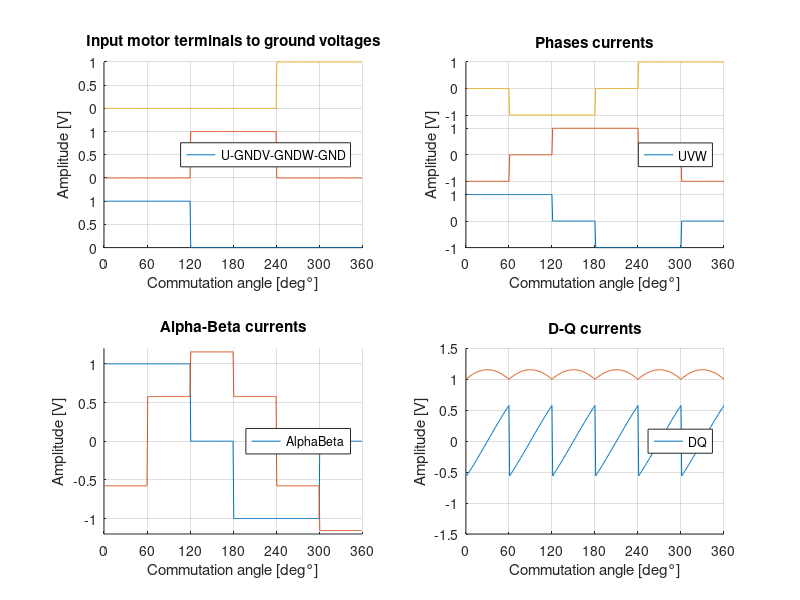

This figure's MATLAB source: (Note: this script raises an error after producing the figure.)
close all;
clear all;

ang = 1:1:360;

%    _____ _______   __     _____ _______ ______ _____  
%   / ____|_   _\ \ / /    / ____|__   __|  ____|  __ \ 
%  | (___   | |  \ V /____| (___    | |  | |__  | |__) |
%   \___ \  | |   > <______\___ \   | |  |  __| |  ___/ 
%   ____) |_| |_ / . \     ____) |  | |  | |____| |     
%  |_____/|_____/_/ \_\   |_____/   |_|  |______|_|     
                                                     
% PHASE TO GROUND VOLTAGES
sixU_GND = zeros(1,360);
sixU_GND(1:120) = 1;
sixV_GND = zeros(1,360);
sixV_GND(121:240) = 1;
sixW_GND = zeros(1,360);
sixW_GND(241:360) = 1;

% PHASE CURRENTS
sixU = zeros(1,360);
sixU(1:120) = 1;
sixU(121:180) = 0;
sixU(181:300) = -1;
sixU(301:360) = 0;
%sixU = circshift(sixU,30);
sixV = circshift(sixU,120);
sixW = circshift(sixV,120);

% Alpha BETA
six_Alpha = sixU;
six_beta = (sixV - sixW)/sqrt(3);

Alpha = atan2(six_beta,six_Alpha);
rho = sqrt(six_Alpha.^2+six_beta.^2);

% D-Q
for i = 1:1:360
    tet = deg2rad(ang(i)+180+30);
    six_D(i) = cos(tet)*six_Alpha(i) + sin(tet)*six_beta(i);
    six_Q(i) = -sin(tet)*six_Alpha(i) + cos(tet)*six_beta(i);
end
fprintf("six-step D_Q percentage currents:");
six_Q_per = mean(six_Q.^2*100/(six_Q.^2 + six_D.^2))
six_D_per = mean(six_D.^2*100/(six_Q.^2 + six_D.^2))

figure(1);

subplot(2,2,1);
hold on;
plot(sixU_GND);
plot(sixV_GND+1.5);
plot(sixW_GND+3);
grid on;
xlim([0,360]);
xticks([0,60,120,180,240,300,360]);
yticks([0,0.5,1,1.5,2,2.5,3,3.5,4]);
yticklabels({'0','0.5','1','0','0.5','1','0','0.5','1'});
legend(["U-GND","V-GND","W-GND"],'Location','east');
xlabel("Commutation angle [deg°]");
ylabel("Amplitude [V]");
title("Input motor terminals to ground voltages");

subplot(2,2,2);
hold on;
plot(sixU);
plot(sixV+2.5);
plot(sixW+5);
grid on;
xlim([0,360]);
xticks([0,60,120,180,240,300,360]);
yticks([-1,0,1, 1.5,2.5,3.5, 4,5,6]);
yticklabels({'-1','0','1','-1','0','1','-1','0','1'});
legend(["U","V","W"],'Location','east');
xlabel("Commutation angle [deg°]");
ylabel("Amplitude [V]");
title("Phases currents");

subplot(2,2,3);
hold on;
plot(six_Alpha);
plot(six_beta);
grid on;
xlim([0,360]);
xticks([0,60,120,180,240,300,360]);
legend(["Alpha","Beta"],'Location','east');
ylim([-1.2,1.2]);
xlabel("Commutation angle [deg°]");
ylabel("Amplitude [V]");
title("Alpha-Beta currents");

subplot(2,2,4);
hold on;
plot(six_D);
plot(six_Q);
grid on;
xlim([0,360]);
xticks([0,60,120,180,240,300,360]);
ylim([-1.5,1.5]);
legend(["D","Q"],'Location','east');
xlabel("Commutation angle [deg°]");
ylabel("Amplitude [V]");
title("D-Q currents");

%left-upper corner
set(gcf, 'Position', [1.8000 885.8000 1444 760.8000]);
saveas(gcf,'1','epsc')

figure(2);

polarplot(Alpha,rho,'--')
hold on;
polarplot(Alpha,rho,'o')
hold off;
title("Alpha-Beta current vectors");
rlim([0 1.2]);

saveas(gcf,'2','epsc')

%    _____ _______   __     _____ _______ ______ _____        _____ _____ _   _ 
%   / ____|_   _\ \ / /    / ____|__   __|  ____|  __ \      / ____|_   _| \ | |
%  | (___   | |  \ V /____| (___    | |  | |__  | |__) |____| (___   | | |  \| |
%   \___ \  | |   > <______\___ \   | |  |  __| |  ___/______\___ \  | | | . ` |
%   ____) |_| |_ / . \     ____) |  | |  | |____| |          ____) |_| |_| |\  |
%  |_____/|_____/_/ \_\   |_____/   |_|  |______|_|         |_____/|_____|_| \_|
                                                                                                                                                 
% PHASE TO GROUND VOLTAGES
newA_GND = zeros(1,360);
sinA_GND = (sin(deg2rad(ang))+1)/2;
newA_GND(1:120) = sinA_GND(31:150);
newB_GND = circshift(newA_GND,120);
newC_GND = circshift(newB_GND,120);

% PHASE CURRENTS
newU = zeros(1,360);
newU(1:120) = newA_GND(1:120);
newU(121:180) = 0;
newU(181:240) = -newA_GND(61:120);
newU(241:300) = -newA_GND(1:60);
newU(301:360) = 0;
newV = circshift(newU,120);
newW = circshift(newV,120);

% Alpha BETA
new_Alpha = newU;
new_beta = (newV - newW)/sqrt(3);

Alpha = atan2(new_beta,new_Alpha);
rho = sqrt(new_Alpha.^2+new_beta.^2);
% D-Q

for i = 1:1:360
    tet = deg2rad(ang(i)+180+30);
    new_D(i) = cos(tet)*new_Alpha(i) + sin(tet)*new_beta(i);
    new_Q(i) = -sin(tet)*new_Alpha(i) + cos(tet)*new_beta(i);
end
fprintf("six-step-sin D_Q percentage currents:");
six_Q_per = mean(new_Q.^2*100/(new_Q.^2 + new_D.^2))
six_D_per = mean(new_D.^2*100/(new_Q.^2 + new_D.^2))

figure(3);

subplot(2,2,1);
hold on;
plot(newA_GND);
plot(newB_GND+1.5);
plot(newC_GND+3);
grid on;
xlim([0,360]);
xticks([0,60,120,180,240,300,360]);
yticks([0,0.5,1,1.5,2,2.5,3,3.5,4]);
yticklabels({'0','0.5','1','0','0.5','1','0','0.5','1'});
legend(["U-GND","V-GND","W-GND"],'Location','east');
xlabel("Commutation angle [deg°]");
ylabel("Amplitude [V]");
title("Input motor terminals to ground voltages");

subplot(2,2,2);
hold on;
plot(newU);
plot(newV+2.5);
plot(newW+5);
grid on;
xlim([0,360]);
xticks([0,60,120,180,240,300,360]);
yticks([-1,0,1, 1.5,2.5,3.5, 4,5,6]);
yticklabels({'-1','0','1','-1','0','1','-1','0','1'});
legend(["U","V","W"],'Location','east');
xlabel("Commutation angle [deg°]");
ylabel("Amplitude [V]");
title("Phases currents");

subplot(2,2,3);
hold on;
plot(new_Alpha);
plot(new_beta);
grid on;
xlim([0,360]);
xticks([0,60,120,180,240,300,360]);
legend(["Alpha","Beta"],'Location','east');
ylim([-1.2,1.2]);
xlabel("Commutation angle [deg°]");
ylabel("Amplitude [V]");
title("Alpha-Beta currents");

subplot(2,2,4);
hold on;
plot(new_D);
plot(new_Q);
grid on;
xlim([0,360]);
xticks([0,60,120,180,240,300,360]);
legend(["D","Q"],'Location','east');
ylim([-1.5,1.5]);
xlabel("Commutation angle [deg°]");
ylabel("Amplitude [V]");
title("D-Q currents");

%left-bottom corner
set(gcf, 'Position', [1.8000 41.8000 1444 760.8000]);
saveas(gcf,'3','epsc')

figure(4);

polarplot(Alpha,rho,'--')
hold on;
polarplot(Alpha,rho,'o')
hold off;
title("Alpha-Beta current vectors");
%rlim([0 1]);

saveas(gcf,'4','epsc')

%    _____ _______   __     _____ _______ ______ _____        _____   _____ _____ _   _ 
%   / ____|_   _\ \ / /    / ____|__   __|  ____|  __ \      |  __ \ / ____|_   _| \ | |
%  | (___   | |  \ V /____| (___    | |  | |__  | |__) |_____| |  | | (___   | | |  \| |
%   \___ \  | |   > <______\___ \   | |  |  __| |  ___/______| |  | |\___ \  | | | . ` |
%   ____) |_| |_ / . \     ____) |  | |  | |____| |          | |__| |____) |_| |_| |\  |
%  |_____/|_____/_/ \_\   |_____/   |_|  |______|_|          |_____/|_____/|_____|_| \_|


% PHASE TO GROUND VOLTAGES
sin_a = sin(deg2rad(ang));
sin_b = sin(deg2rad(ang+120));
sin_c = sin(deg2rad(ang+240));
for i = 1:1:360
    a = (abs(sin_a(i)));
    b = (abs(sin_b(i)));
    c = (abs(sin_c(i)));
    if i <= 120
        svmA_GND(i) = a;
        svmB_GND(i) = c;
        svmC_GND(i) = 0;
    elseif i <= 240
        svmA_GND(i) = b;
        svmB_GND(i) = 0;
        svmC_GND(i) = c;
    elseif i <= 360
        svmA_GND(i) = 0; 
        svmB_GND(i) = b;
        svmC_GND(i) = a;
    end
end                                             

newA_GND = zeros(1,360);
newA_GND(1:120) = svmA_GND(61:180);
newB_GND = zeros(1,360);
newB_GND(121:240) = svmA_GND(61:180);
newC_GND = zeros(1,360);
newC_GND(241:360) = svmA_GND(61:180);

% PHASE CURRENTS
newU = zeros(1,360);
newU(1:120) = newA_GND(1:120);
newU(121:180) = 0;
newU(181:300) = -newA_GND(1:120);
newU(301:360) = 0;
newV = circshift(newU,120);
newW = circshift(newV,120);

% Alpha BETA
new_Alpha = newU;
new_beta = (newV - newW)/sqrt(3);

Alpha = atan2(new_beta,new_Alpha);
rho = sqrt(new_Alpha.^2+new_beta.^2);

% D-Q

for i = 1:1:360
    tet = deg2rad(ang(i)+180+30);
    new_D(i) = cos(tet)*new_Alpha(i) + sin(tet)*new_beta(i);
    new_Q(i) = -sin(tet)*new_Alpha(i) + cos(tet)*new_beta(i);
end
fprintf("six-step-Dsin D_Q percentage currents:");
six_Q_per = mean(new_Q.^2*100/(new_Q.^2 + new_D.^2))
six_D_per = mean(new_D.^2*100/(new_Q.^2 + new_D.^2))

figure(5);

subplot(2,2,1);
hold on;
plot(newA_GND);
plot(newB_GND+1.5);
plot(newC_GND+3);
grid on;
xlim([0,360]);
xticks([0,60,120,180,240,300,360]);
yticks([0,0.5,1,1.5,2,2.5,3,3.5,4]);
yticklabels({'0','0.5','1','0','0.5','1','0','0.5','1'});
legend(["U-GND","V-GND","W-GND"],'Location','east');
xlabel("Commutation angle [deg°]");
ylabel("Amplitude [V]");
title("Input motor terminals to ground voltages");

subplot(2,2,2);
hold on;
plot(newU);
plot(newV+2.5);
plot(newW+5);
grid on;
xlim([0,360]);
xticks([0,60,120,180,240,300,360]);
yticks([-1,0,1, 1.5,2.5,3.5, 4,5,6]);
yticklabels({'-1','0','1','-1','0','1','-1','0','1'});
legend(["U","V","W"],'Location','east');
xlabel("Commutation angle [deg°]");
ylabel("Amplitude [V]");
title("Phases currents");

subplot(2,2,3);
hold on;
plot(new_Alpha);
plot(new_beta);
grid on;
xlim([0,360]);
xticks([0,60,120,180,240,300,360]);
legend(["Alpha","Beta"],'Location','east');
ylim([-1.2,1.2]);
xlabel("Commutation angle [deg°]");
ylabel("Amplitude [V]");
title("Alpha-Beta currents");

subplot(2,2,4);
hold on;
plot(new_D);
plot(new_Q);
grid on;
xlim([0,360]);
xticks([0,60,120,180,240,300,360]);
legend(["D","Q"],'Location','east');
ylim([-1.5,1.5]);
xlabel("Commutation angle [deg°]");
ylabel("Amplitude [V]");
title("D-Q currents");

%right-upper corner
set(gcf, 'Position', [1.4474e+03 885.8000 1.4448e+03 760.8000]);
saveas(gcf,'5','epsc')

figure(6);

polarplot(Alpha,rho,'--')
hold on;
polarplot(Alpha,rho,'.')
hold off;
title("Alpha-Beta current vectors");

saveas(gcf,'6','epsc')

%    _____ _______   __     _____ _______ ______ _____        _______      ____  __ 
%   / ____|_   _\ \ / /    / ____|__   __|  ____|  __ \      / ____\ \    / /  \/  |
%  | (___   | |  \ V /____| (___    | |  | |__  | |__) |____| (___  \ \  / /| \  / |
%   \___ \  | |   > <______\___ \   | |  |  __| |  ___/______\___ \  \ \/ / | |\/| |
%   ____) |_| |_ / . \     ____) |  | |  | |____| |          ____) |  \  /  | |  | |
%  |_____/|_____/_/ \_\   |_____/   |_|  |______|_|         |_____/    \/   |_|  |_|

% PHASE TO GROUND VOLTAGES
sinA_GND = circshift(sinA_GND,0);
%newA_GND = 3*newA_GND/(2*sqrt(3));
newA_GND = newA_GND * 0.75;
newA_GND(31:60) = sinA_GND(31:60);
newA_GND(91:120) = sinA_GND(91:120);
newA_GND(151:180) = sinA_GND(151:180);
newA_GND(211:240) = sinA_GND(211:240);
newA_GND(271:300) = sinA_GND(271:300);
newA_GND(331:360) = sinA_GND(331:360);

newB_GND = circshift(newA_GND,120);
newC_GND = circshift(newB_GND,120);

% PHASE CURRENTS
newU = (newA_GND-newB_GND);

newU(1:30) = newA_GND(1:30);
newU(61:90) = newA_GND(61:90);
newU(121:150) = 0;
newU(181:210) = -newA_GND(1:30);
newU(241:270) = -newA_GND(61:90);
newU(301:330) = 0;
newV = circshift(newU,120);
newW = circshift(newV,120);

% Alpha BETA
new_Alpha = newU;
new_beta = (newV - newW)/sqrt(3);

Alpha = atan2(new_beta,new_Alpha);
rho = sqrt(new_Alpha.^2+new_beta.^2);

% D-Q

for i = 1:1:360
    tet = deg2rad(ang(i)+180+30);
    new_D(i) = cos(tet)*new_Alpha(i) + sin(tet)*new_beta(i);
    new_Q(i) = -sin(tet)*new_Alpha(i) + cos(tet)*new_beta(i);
end
fprintf("hybrid D_Q percentage currents:");
six_Q_per = mean(new_Q.^2*100/(new_Q.^2 + new_D.^2))
six_D_per = mean(new_D.^2*100/(new_Q.^2 + new_D.^2))

figure(7);

subplot(2,2,1);
hold on;
plot(newA_GND);
plot(newB_GND+1.5);
plot(newC_GND+3);
grid on;
xlim([0,360]);
xticks([0,60,120,180,240,300,360]);
yticks([0,0.5,1,1.5,2,2.5,3,3.5,4]);
yticklabels({'0','0.5','1','0','0.5','1','0','0.5','1'});
legend(["U-GND","V-GND","W-GND"],'Location','east');
xlabel("Commutation angle [deg°]");
ylabel("Amplitude [V]");
title("Input motor terminals to ground voltages");

subplot(2,2,2);
hold on;
plot(newU);
plot(newV+2.5);
plot(newW+5);
grid on;
xlim([0,360]);
xticks([0,60,120,180,240,300,360]);
yticks([-1,0,1, 1.5,2.5,3.5, 4,5,6]);
yticklabels({'-1','0','1','-1','0','1','-1','0','1'});
legend(["U","V","W"],'Location','east');
xlabel("Commutation angle [deg°]");
ylabel("Amplitude [V]");
title("Phases currents");

subplot(2,2,3);
hold on;
plot(new_Alpha);
plot(new_beta);
grid on;
xlim([0,360]);
xticks([0,60,120,180,240,300,360]);
legend(["Alpha","Beta"],'Location','east');
ylim([-1,1]);
xlabel("Commutation angle [deg°]");
ylabel("Amplitude [V]");
title("Alpha-Beta currents");

subplot(2,2,4);
hold on;
plot(new_D);
plot(new_Q);
grid on;
xlim([0,360]);
xticks([0,60,120,180,240,300,360]);
legend(["D","Q"],'Location','east');
ylim([-1,1]);
xlabel("Commutation angle [deg°]");
ylabel("Amplitude [V]");
title("D-Q currents");

%right-upper corner
set(gcf, 'Position', [1.4474e+03 41.8000 1.4448e+03 760.8000]);
saveas(gcf,'7','epsc')

figure(8);

polarplot(Alpha,rho,'--')
hold on;
polarplot(Alpha,rho,'.')
hold off;
title("Alpha-Beta current vectors");

saveas(gcf,'8','epsc')
